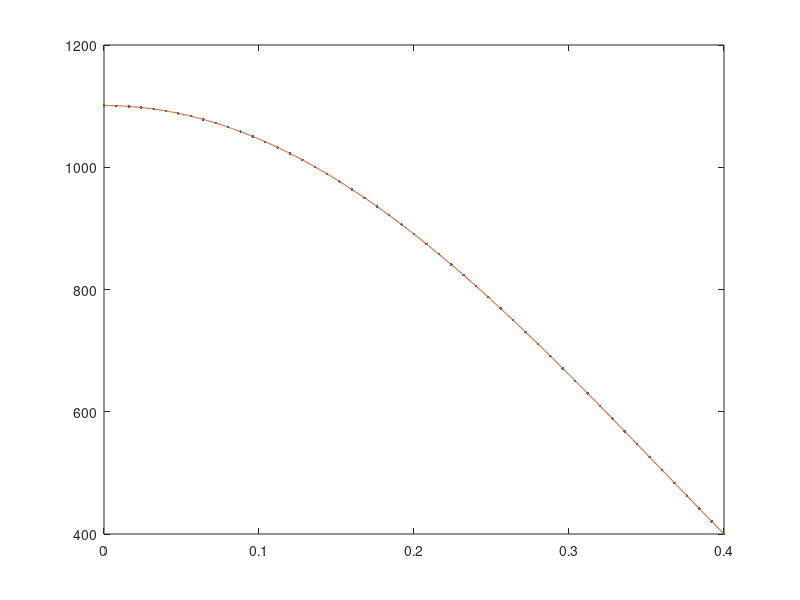
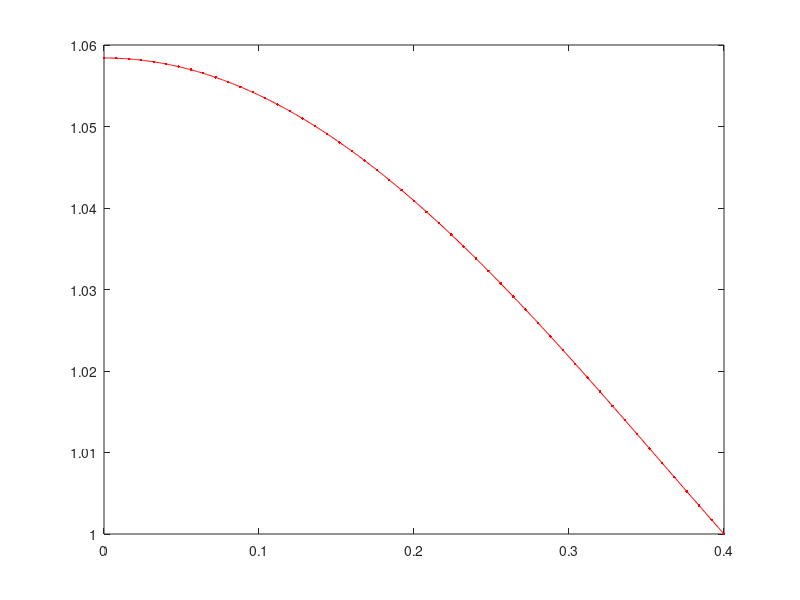

These figures' MATLAB source, in order:
function F=HC

% clear the console screen
clc; close all; 
% make the problem-data a global variable
global dat
% load the data structure with info pertaining to the physical problem
dat.diff=@cond;
dat.siga=@nothing;
dat.esrc=@esrc;
dat.pb_type='hc';
if(strcmp(dat.pb_type,'rad'))
    dat.width=40;
    dat.alpha=4;
else
    dat.width=0.4;
end
bc.left.type=0; %0=neumann, 1=robin, 2=dirichlet
bc.left.C=0; % (that data is C in: -Ddu/dn=C // u/4+D/2du/dn=C // u=C)
bc.rite.type=2;
bc.rite.C=400;
dat.bc=bc; clear bc;

% load the numerical parameters, npar, structure pertaining to numerics
% number of elements
npar.nel = 50;
% domain
npar.x = linspace(0,dat.width,npar.nel+1);
% polynomial degree
npar.porder=1;
% nbr of dofs per variable
npar.ndofs = npar.porder*npar.nel+1;
% for newton's solve
npar.max_newton = 250;
npar.atol_newton = 1e-11;
npar.rtol_newton = 1e-11;
npar.tol_newton_lin = 1e-9;
% 1=numjac  + LU
% 2=numjac  + Gmres
% 3=numjac  + Precond Gmres
% 4=matfree + Gmres
% 5=matfree + Precond Gmres
npar.newton_solve_option = 3;
myoptP=1; 
optP=0;  if(npar.newton_solve_option==3 || npar.newton_solve_option==5), optP=myoptP; end
npar.prec_opt=optP;
% scale variables
npar.scale=1;
dat.bc.left.C=dat.bc.left.C/npar.scale;
dat.bc.rite.C=dat.bc.rite.C/npar.scale;

% connectivity
gn=zeros(npar.nel,npar.porder+1);
gn(1,:)=linspace(1,npar.porder+1,npar.porder+1);
for iel=2:npar.nel
    gn(iel,:)=[gn(iel-1,end) , gn(iel-1,2:end)+npar.porder ];
end
npar.gn=gn; clear gn;

%%%% solve nonlinear forward problem
dat.adjoint=false;
[u,uf,xf] = solve_forward(npar);
% plot
figure(1)
x=linspace(0,dat.width,npar.ndofs);
plot(x,u,'.'); hold on
plot(xf,uf,'-'); hold all
%%% compute QoI:
QoI_forward = QoI(@response,u,npar)

resi = compute_residual(u,npar);
J = compute_jacobian(u,npar,resi);


%%%% solve adjoint problem
dat.adjoint=true;
dat.diff_adjoint=@cond_adj;
dat.esrc_adjoint=@response;
dat.forward_sol=u;
dat.bc.rite.C=1;
[us,usf,xsf] = solve_adjoint(npar);
% plot
figure(2)
plot(x,us,'.r'); hold on
plot(xf,usf,'r-'); hold all
%%% compute QoI
QoI_adjoint = QoI(dat.esrc,us,npar)

resia = compute_residual(us,npar);
Ja = compute_jacobian(us,npar,resia);

QoI_forward-QoI_adjoint

% % % boundary terms
% % [b,dbdx] =feshpln([1],npar.porder);
% % gn    = npar.gn;
% % nel   = npar.nel;
% % % jacobian of the transformation to the ref. element
% % x0=npar.x(nel);
% % x1=npar.x(nel+1);
% % Jac=(x1-x0)/2;
% % % local values
% % local_T         = b(:,:)    * u(gn(nel,:));
% % local_Ts        = b(:,:)    * us(gn(nel,:));
% % local_dTsdx     = dbdx(:,:) * us(gn(nel,:));
% % d=dat.diff([1],local_T)/Jac;
% % local_T*d*local_dTsdx


% % % % verification is always good
% % % u(1)
% % %(5/2*3e11*40^2+400^5)^0.2 % rad
% % %3e4*0.4^2/2/5+400         % cond
% % 
% % % compute the L2 norm of the error
% % % create a high-order quadrature
% % [xq,wq] = GLNodeWt(25);
% % % store shapeset
% % [b,dbdx] = feshpln(xq,npar.porder);
% % local_err = 0;
% % a=[];
% % aa=[];
% % % loop over elements
% % for iel=1:npar.nel
% %     % element extremities
% %     x0=npar.x(iel);
% %     x1=npar.x(iel+1);
% %     % jacobian of the transformation to the ref. element
% %     Jac=(x1-x0)/2;
% %     % get x values in the interval
% %     x=(x1+x0)/2+xq*(x1-x0)/2;
% %     % b and dbdx(:,:) are of size (nbr of xq values) x (porder+1),
% %     % T is of length porder+1, 2/dx is the 1d jacobian
% %     % local_T is of length the # of points in the quadrature
% %     local_T    = b(:,:) * u(npar.gn(iel,:));
% %     if(strcmp(dat.pb_type,'rad'))
% %         local_Exa = ((dat.alpha+1).*(dat.esrc(x,local_T)).*(dat.width^2-x.^2)/2+dat.bc.rite.C^(dat.alpha+1)).^(1/(dat.alpha+1));
% %         a=[a local_Exa'];
% %         aa=[aa x'];
% %     else
% %         kdata=[1.05 2150 200 1];
% %         options = optimset('Display','off');
% %         for i=1:length(x)
% %             ci= @(z)  kdata(1)*(z-dat.bc.rite.C) + kdata(2)* log( (kdata(3)+kdata(4)*z    ) ...
% %                 ./(kdata(3)+kdata(4)*dat.bc.rite.C) )  -3e4*(dat.width^2-x(i)^2)/2;
% %             local_Exa(i,1)=fsolve(ci,dat.bc.rite.C,options);
% %         end
% %         a=[a local_Exa'];
% %         aa=[aa x'];
% %     end
% %     % compute local error
% %     local_err =  local_err + Jac*dot(wq , (local_T-local_Exa).^2 ) ;
% % end    
% % plot(aa,a,'r-')
% % % L2 norm
% % local_err=sqrt(local_err)
% % % L2 norm divided by mesh size ^ (p+1)
% % x0=npar.x(iel);x1=npar.x(iel+1);
% % local_err/(x1-x0)^(npar.porder+1)

return
end

%%%%%%%%%%%%%%%%%%%%%%%%%%%%%%%%%%%%%

function [T,Tf,xf]=solve_forward(npar)

% perform the Newton solve
T = newton(npar);

% finer representation for plotting
[Tf,xf] = finer(T,npar);

% resi = compute_residual(T,npar);
% J = compute_jacobian(T,npar,resi);
% 
% global dat 
% 
% siga_save=dat.siga; dat.siga=@nothing;
% diff_save=dat.diff; dat.diff=@nothing;
% rhs = compute_residual(T,npar);
% 
% dat.siga=siga_save;
% dat.diff=diff_save;

return
end
%%%%%%%%%%%%%%%%%%%%%%%%%%%%%%%%%%%%%

function [Ta,Taf,xf]=solve_adjoint(npar)

% perform the Newton solve
Ta = newton(npar);

% finer representation for plotting
[Taf,xf] = finer(Ta,npar);

return
end

%%%%%%%%%%%%%%%%%%%%%%%%%%%%%%%%%%%%%%%%%%%%%%

function  T=newton(npar)

global dat

% initial guess
if ~dat.adjoint
    T=ones(npar.ndofs,1)*400;
    T=linspace(1000,dat.bc.rite.C,npar.ndofs)';
else
    T=zeros(npar.ndofs,1);
    T=linspace(1000,dat.bc.rite.C,npar.ndofs)';
end
T=T/npar.scale;

% compute the residual
resi = compute_residual(T,npar);
% if dat.adjoint
%      J = compute_jacobian(T,npar,resi);
%      dat.diff_adjoint=@nothing3;
%      rhs = compute_residual(T,npar);
%      dat.diff_adjoint=@cond_adj;
% end
% compute its norm
norm_resi=norm(resi);
% compute stopping criterion
tol_newton = npar.atol_newton + npar.rtol_newton*norm_resi;

eigstudy=false;
if(npar.newton_solve_option>3),eigstudy=false;end

inewton=0;
while (inewton<npar.max_newton && norm_resi>tol_newton)
    inewton=inewton+1;
    fprintf('Newton iteration %i, ',inewton);
    % compute the jacobian matrix
    J = compute_jacobian(T,npar,resi);
    P = compute_precond(T,npar,npar.prec_opt);
    if(eigstudy)
%         P = compute_precond(T,npar,dat,1);
        figure(2)
        subplot(2,1,1);
        eigplot(full(J),2);
        subplot(2,1,2);
        JiP=J*inv(P);
        eigplot(full(JiP),2);
        fprintf('\n\tEst. of cond number for J: %g, \t for JiP: %g\n',condest(J),condest(JiP));
        figure(3);
        subplot(2,1,1);   spy(J);
        subplot(2,1,2);   spy(JiP);
    end
    % newton solve
    switch npar.newton_solve_option
        case {1}
            dT = -J\resi;
        case{2,3}
            % gmres(A,b,restart,tol,maxit,M1,M2,x0)
            restart=[];restart=ceil(length(J)/3);
            tol_newton_lin=npar.tol_newton_lin;
            [dT,flag,relres,iter,resvec] = gmres(J,-resi,restart,tol_newton_lin,[],P,[],[]);
            switch flag
                case{0}
                    fprintf('\tgmres converged');
                case{1}
                    fprintf('\tgmres did not converge');
                case{2}
                    fprintf('\tgmres: ill-conditioned');
                case{3}
                    fprintf('\tgmres stagnation');
            end
            fprintf('\titer statistics in gmres: %i, %i\n',iter(1),iter(2));
        case {4,5}
            restart=10;
            tol_newton_lin=npar.tol_newton_lin;
            [w,flag,relres,iter,resvec] = gmres(@Jv,-resi,restart,tol_newton_lin,150,[],[],[],... % the next line is for @afun arguments
                T,resi,npar,P);
            switch flag
                case{0}
                    fprintf('\tgmres converged');
                case{1}
                    fprintf('\tgmres did not converge');
                case{2}
                    fprintf('\tgmres: ill-conditioned');
                case{3}
                    fprintf('\tgmres stagnation');
            end
            fprintf('\titer statistics in gmres: %i, %i\n',iter(1),iter(2));
            dT=P\w;    
    end
    % new Newton iterate
    T=T+dT;        
    % compute the residual
    resi = compute_residual(T,npar);
    % compute its norm
    norm_resi=norm(resi);
    if(norm_resi<tol_newton)
        fprintf(' CONVERGED with ');
    end
    fprintf('Nonlinear residual error=%g, delta solution %g \n\n',norm_resi,norm(dT));
end

% re-scale
T=T*npar.scale;

return
end

%%%%%%%%%%%%%%%%%%%%%%%%%%%%%%%%%%%%%%%%%%%%%%

function [F]=compute_residual(T,npar)
% assemble the residual and apply BC

% make the problem-data a global variable
global dat

% shortcuts
porder= npar.porder;
gn    = npar.gn;
nel   = npar.nel;
% n: linear system size
n=npar.ndofs;
% allocate memory
F=zeros(n,1);

% compute local matrices
% load Gauss Legendre quadrature (GLQ is exact on polynomials of degree up to 2n-1,
% while using only integrand evaluations (n-point quadrature).
% estimate the max poly order (it comes from the mass matrix  when coef. are
% piecewise constant and the material mesh matches the computational mesh
[xq,wq] = GLNodeWt(2*(porder+1));
% initialize local residual vector
local_res=zeros(porder+1,1);
% store shapeset
[b,dbdx] =feshpln(xq,porder);

% definition of the weak form:
% int_domain (grad u D grad b) - int_bd_domain (b D grad u n) ...
%      + int_domain( XSa u b) = int_domain (b rhs)

% loop over elements
for iel=1:npar.nel
    % element extremities
    x0=npar.x(iel);
    x1=npar.x(iel+1);
    % jacobian of the transformation to the ref. element
    Jac=(x1-x0)/2;
    % get x values in the interval
    x=(x1+x0)/2+xq*(x1-x0)/2;
    % b and dbdx(:,:) are of size (nbr of xq values) x (porder+1),
    % T is of length porder+1, 2/dx is the 1d jacobian
    local_T         = b(:,:)    * T(gn(iel,:));
    local_dTdx      = dbdx(:,:) * T(gn(iel,:));
    s=dat.siga(x,npar.scale*local_T)*Jac;
    if ~dat.adjoint
        d=dat.diff(x,npar.scale*local_T)/Jac;
        q=dat.esrc(x,npar.scale*local_T)*Jac/npar.scale;
    else
        local_T_forward = b(:,:) * dat.forward_sol(gn(iel,:));
        d=dat.diff_adjoint(x,npar.scale*local_T,local_T_forward)/Jac;
        q=dat.esrc_adjoint(x,npar.scale*local_T)*Jac/npar.scale;
    end
    % compute local residual
    for i=1:porder+1
        local_res(i) =  dot(s.*wq.*b(:,i)    , local_T(:)) ...
            + dot(d.*wq.*dbdx(:,i) , local_dTdx(:)) ...
            - dot(q.*wq, b(:,i));
    end
    % assemble
    F(gn(iel,:)) = F(gn(iel,:)) + local_res;
end

% apply natural BC
Dirichlet_nodes=[];
Dirichlet_val=[];
switch dat.bc.left.type
    case 0 % Neumann, int_bd_domain (b D grad u n) is on the RHS
        F(1)=F(1)-dat.bc.left.C;
    case 1 % Robin
        F(1)=F(1)+1/2*T(1);
        F(1)=F(1)-2*dat.bc.left.C;
    case 2 % Dirichlet
        Dirichlet_nodes=[Dirichlet_nodes 1];
        Dirichlet_val=[Dirichlet_val dat.bc.left.C];
end
switch dat.bc.rite.type
    case 0 % Neumann, int_bd_domain (b D grad u n) is on the RHS
        F(n)=F(n)-dat.bc.rite.C;
    case 1 % Robin
        F(n)=F(n)+1/2*T(n);
        F(n)=F(n)-2*dat.bc.rite.C;
    case 2 % Dirichlet
        Dirichlet_nodes=[Dirichlet_nodes n];
        Dirichlet_val=[Dirichlet_val dat.bc.rite.C];
end
% apply Dirichlet BC
for i=1:length(Dirichlet_nodes);% loop on the number of constraints
    id=Dirichlet_nodes(i);      % extract the dof of a constraint
    bcval=Dirichlet_val(i);
    F(id)=T(id)-bcval;         % put the constrained value in the rhs
end

return
end


%%%%%%%%%%%%%%%%%%%%%%%%%%%%%%%%%%%%%%%%%%%%%%

function J=compute_jacobian(x,npar,F)

% make the problem-data a global variable
global dat

% compute Jacobian
n=length(x);
nnz_=(2*npar.porder+1)*npar.nel; % upperbound
J=spalloc(n,n,nnz_);
% choose epsi
epsi=choose_epsi(2,x);
for i = 1:n
    if((i==1 && dat.bc.left.type==2)||(i==n && dat.bc.rite.type==2))
        J(:,i)=0; J(i,i)=1;
        continue
    end
    % choose a component in vector epsi (if it is a vector)
    if(length(epsi)==1)
        i_=1;
    else
        i_=i;
    end
    % perturbation to build numerical Jacobian column by column
    v=zeros(n,1);
    v(i)   = 1;
    x_pert = x + epsi(i_)*v;
    % evaluate perturbed residual
    Feps = compute_residual(x_pert,npar);
    J(:,i) = (Feps - F) /epsi(i_);
end
% add transient + SS contributions
% J=speye(nn)-0.5*dt*J;

return
end

%%%%%%%%%%%%%%%%%%%%%%%%%%%%%%%%%%%%%%%%%%%%%%

function  [out]=Jv(xkrylov,T,F,npar,P)

% make the problem-data a global variable
global dat

if(dat.bc.left.type==2)
    xkrylov(1)=0;
end
if(dat.bc.rite.type==2)
    xkrylov(end)=0;
end
% % choose epsi
% epsi=choose_epsi(3,T,norm(xkrylov));
% if(length(epsi)>1), error('epsi in Jv should be of length 1'); end
% preconditioning step
xkrylov=P\xkrylov;
% choose epsi
epsi=choose_epsi(3,T,norm(xkrylov));
if(length(epsi)>1), error('epsi in Jv should be of length 1'); end
% perturb newton state
T_pert = T + epsi*xkrylov;
% perturbed residual
Feps = compute_residual(T_pert,npar);
% FD formula
out =(Feps - F) /epsi;

return
end

%%%%%%%%%%%%%%%%%%%%%%%%%%%%%%%%%%%%%%%%%%%%%%

function epsi=choose_epsi(opt,vec,norm_kry)

if(nargin==3)
    if(norm_kry<eps),norm_kry=1; end
end
b=sqrt(eps);
switch opt
    case 0
        epsi = b; % returns a scalar
    case 1
        epsi = (1+vec)*b; % returns a vector
    case 2 % column by column
        epsi=b*max(abs(vec),1).*sign_(vec); % returns a vector
    case 3
        if(nargin<3), error('Not enough argument in choose_epsi'); end
        epsi=b/(length(vec)*norm_kry)*norm(1+vec,1); % returns a scalar
end

return
end

%%%%%%%%%%%%%%%%%%%%%%%%%%%%%%%%%%%%%%%%%%%%%%

function sg=sign_(x)

sg=sign(x);
if(x==0), sg=1; end

return
end

%%%%%%%%%%%%%%%%%%%%%%%%%%%%%%%%%%%%%

function [A]=compute_precond(T,npar,optP)
% assemble the P matrix, with various options:
% optP=0: Identity
% optP=1: compute k(T) at quad points
% optP=1a: compute k(T) at quad points using T^(0)
% optP=2: compute kave per element
% optP=2a: compute kave per element using T^(0)
% the options with a are actually managed outside of this function

% make the problem-data a global variable
global dat

if(optP==0)
    A=speye(length(T));
    return
end

% shortcuts
porder= npar.porder;
gn    = npar.gn;
nel   = npar.nel;
% ideally, we would analyze the connectivity to determine nnz
nnz=(porder+1)*nel; %this is an upperbound, not exact
% n: linear system size
n=npar.ndofs;
% allocate memory
A=spalloc(n,n,nnz);
% initialize local matrices/vectors
m=zeros(porder+1,porder+1);
k=m;
local_mat=m;

% compute local matrices
% load Gauss Legendre quadrature (GLQ is exact on polynomials of degree up to 2n-1,
% while using only integrand evaluations (n-point quadrature).
% estimate the max poly order (it comes from the mass matrix  when coef. are
% piecewise constant and the material mesh matches the computational mesh
if(optP==1)
    poly_max=2*(porder+1);
    [xq,wq] = GLNodeWt(poly_max);
    % store shapeset
    [b,dbdx] =feshpln(xq,porder);
else
    poly_max=porder+1;
    [xq,wq] = GLNodeWt(poly_max);
    % store shapeset
    [b,dbdx] =feshpln(xq,porder);
    % compute local matrices + load vector
    for i=1:porder+1
        for j=1:porder+1
            m(i,j)= dot(wq.*b(:,i)    , b(:,j));
            k(i,j)= dot(wq.*dbdx(:,i) , dbdx(:,j));
        end
    end
    % increase quadrature order to compute kave over each element
    poly_max=2*(porder+1);
    [xq,wq] = GLNodeWt(poly_max);
    % store shapeset
    [b,dbdx] =feshpln(xq,porder);
end

% definition of the weak form:
% int_domain (grad u D grad b) - int_bd_domain (b D grad u n) ...
%      + int_domain( XSa u b) = int_domain (b rhs)

% loop over elements
for iel=1:npar.nel
    % element extremities
    x0=npar.x(iel);
    x1=npar.x(iel+1);
    % jacobian of the transformation to the ref. element
    Jac=(x1-x0)/2;
    % get x values in the interval
    x=(x1+x0)/2+xq*(x1-x0)/2;
    if(optP==1)
        % b and dbdx(:,:) are of size (nbr of xq values) x (porder+1),
        local_T    = b(:,:) * T(gn(iel,:));
        s=dat.siga(x,npar.scale*local_T);
        if ~dat.adjoint
            d=dat.diff(x,npar.scale*local_T)/Jac;
        else
            local_T_forward = b(:,:) * dat.forward_sol(gn(iel,:));
            d=dat.diff_adjoint(x,npar.scale*local_T,local_T_forward)/Jac;
        end
        % compute local matrices
        for i=1:porder+1
            for j=1:porder+1
                m(i,j)= dot(s.*wq.*b(:,i)    , b(:,j));
                k(i,j)= dot(d.*wq.*dbdx(:,i) , dbdx(:,j));
            end
        end
        local_mat = m*Jac + k/Jac;
    else
        % first compute ave_cond
        % b and dbdx(:,:) are of size (nbr of xq values) x (porder+1),
        if ~dat.adjoint
            local_T    = b(:,:) * T(gn(iel,:));
            d=dat.diff(x,npar.scale*local_T);
        else
            local_T_forward = b(:,:) * dat.forward_sol(gn(iel,:));
            d=dat.diff_adjoint(x,npar.scale*local_T,local_T_forward)/Jac;
        end
        ave_cond = dot(wq, d)/sum(wq);
        % then compute local mat
        local_mat =  0*m*Jac + ave_cond*k/Jac;
    end
    % assemble
    A(gn(iel,:),gn(iel,:)) = A(gn(iel,:),gn(iel,:)) + local_mat;
end

% apply natural BC
Dirichlet_nodes=[];
Dirichlet_val=[];
switch dat.bc.left.type
    case 0 % Neumann, int_bd_domain (b D grad u n) is on the RHS
%         rhs(1)=rhs(1)+dat.bc.left.C;
    case 1 % Robin
        A(1,1)=A(1,1)+1/2;
%         rhs(1)=rhs(1)+2*dat.bc.left.C;
    case 2 % Dirichlet
        Dirichlet_nodes=[Dirichlet_nodes 1];
        Dirichlet_val=[Dirichlet_val dat.bc.left.C];
end
switch dat.bc.rite.type
    case 0 % Neumann, int_bd_domain (b D grad u n) is on the RHS
%         rhs(n)=rhs(n)+dat.bc.rite.C;
    case 1 % Robin
        A(n,n)=A(n,n)+1/2;
%         rhs(n)=rhs(n)+2*dat.bc.rite.C;
    case 2 % Dirichlet
        Dirichlet_nodes=[Dirichlet_nodes n];
        Dirichlet_val=[Dirichlet_val dat.bc.rite.C];
end
% apply Dirichlet BC
for i=1:length(Dirichlet_nodes);% loop on the number of constraints
    id=Dirichlet_nodes(i);      % extract the dof of a constraint
    bcval=Dirichlet_val(i);
%     rhs=rhs-bcval*A(:,id);  % modify the rhs using constrained value
    A(id,:)=0; % set all the id-th row to zero
    A(:,id)=0; % set all the id-th column to zero (symmetrize A)
    A(id,id)=1;            % set the id-th diagonal to unity
%     rhs(id)=bcval;         % put the constrained value in the rhs
end

return
end

%%%%%%%%%%%%%%%%%%%%%%%%%%%%%%%%%%%%%%%%%%%%%%

function [QoI]=QoI(r,T,npar)
% compute the QoI

% shortcuts
porder= npar.porder;
gn    = npar.gn;
nel   = npar.nel;
% n: linear system size
n=npar.ndofs;

% compute local matrices
% load Gauss Legendre quadrature (GLQ is exact on polynomials of degree up to 2n-1,
% while using only integrand evaluations (n-point quadrature).
% estimate the max poly order (it comes from the mass matrix  when coef. are
% piecewise constant and the material mesh matches the computational mesh
[xq,wq] = GLNodeWt(2*(porder+1));
% initialize local residual vector
local_res=zeros(porder+1,1);
% store shapeset
[b,dbdx] =feshpln(xq,porder);

QoI=0;
% loop over elements
for iel=1:npar.nel
    % element extremities
    x0=npar.x(iel);
    x1=npar.x(iel+1);
    % jacobian of the transformation to the ref. element
    Jac=(x1-x0)/2;
    % get x values in the interval
    x=(x1+x0)/2+xq*(x1-x0)/2;
    % b and dbdx(:,:) are of size (nbr of xq values) x (porder+1),
    % T is of length porder+1, 2/dx is the 1d jacobian
    local_T    = b(:,:) * T(gn(iel,:));
    q=r(x,local_T)*Jac;
    % compute local response
    QoI = QoI +  dot(q.*wq , local_T(:)) ;
end

return
end

%%%%%%%%%%%%%%%%%%%%%%%%%%%%%%%%%%%%%

function [Tf,xf]=finer(T,npar)

cut=10;
% shortcuts
porder= npar.porder;
gn    = npar.gn;
nel   = npar.nel;
% n: linear system size
n=nel*(porder+cut)+1;
% allocate memory
F=zeros(n,1);

xq=linspace(-1,1,porder+1+cut);
[b,dbdx] =feshpln(xq,porder);
% loop over elements
xf=[]; Tf=[];
for iel=1:npar.nel
    % element extremities
    x0=npar.x(iel);
    x1=npar.x(iel+1);
    % get x values in the interval
    x=(x1+x0)/2+xq*(x1-x0)/2;
    % b and dbdx(:,:) are of size (nbr of xq values) x (porder+1),
    % T is of length porder+1, 2/dx is the 1d jacobian
    local_T    = b(:,:) * T(gn(iel,:));
    if(iel==1)
        xf=[xf x];
        Tf=[Tf; local_T];
    else
        xf=[xf x(2:end)];
        Tf=[Tf; local_T(2:end)];
    end
end

return
end

%%%%%%%%%%%%%%%%%%%%%%%%%%%%%%%%%%%%%

function [shapefun,dhdx]=feshpln (xv,p)
% computes the finite element basis functions and their first derivatives
% for any order p
% here, we use Lagrangian FE functions

xd=linspace(-1,1,p+1);

shapefun=zeros(length(xv),p+1);
dhdx    =zeros(length(xv),p+1);

% shape function
for i=1:p+1
    num=1.;
    den=1.;
    for j=1:p+1
        if(j~=i)
            num=num.*(xv-xd(j));
            den=den.*(xd(i)-xd(j));
        end
    end
    shapefun(:,i)=num./den;
end

% derivative of the shape function
for i=1:p+1
    sum=0.;
    den=1.;
    for j=1:p+1
        if(j~=i)
            num=1;
            for k=1:p+1
                if((k~=i)&&(k~=j))
                    num=num.*(xv-xd(k));
                end
            end
            sum=sum+num;
            den=den.*(xd(i)-xd(j));
        end
    end
    dhdx(:,i)=sum./den;
end

return
end

%%%%%%%%%%%%%%%%%%%%%%%%%%%%%%%%%%%%%%

function [x,w] = GLNodeWt(n)
% GLNodeWt  Nodes and weights for Gauss-Legendre quadrature of arbitrary order
%           obtained by solving an eigenvalue problem
%
% Synopsis:  [x,w] = GLNodeWt(n)
%
% Input:     n = order of quadrature rule
%
% Output:    x = vector of nodes
%            w = vector of weights

%  Algorithm based on ideas from Golub and Welsch, and Gautschi.  For a
%  condensed presentation see H.R. Schwarz, "Numerical Analysis: A
%  Comprehensive Introduction," 1989, Wiley.  Original MATLAB
%  implementation by H.W. Wilson and L.H. Turcotte, "Advanced Mathematics
%  and Mechanics Applications Using MATLAB," 2nd ed., 1998, CRC Press

beta   = (1:n-1)./sqrt(4*(1:n-1).^2 - 1);
J      = diag(beta,-1) + diag(beta,1);    % eig(J) needs J in full storage
[V,D]  = eig(J);
[x,ix] = sort(diag(D));  %  nodes are eigenvalues, which are on diagonal of D
w      = 2*V(1,ix)'.^2;  %  V(1,ix)' is column vector of first row of sorted V

return
end

%%%%%%%%%%%%%%%%%%%%%%%%%%%%%%%%%%%%%
function y=cond(x,T)
% conductivity function. may depend on space and temperature

% make the problem-data a global variable
global dat

if(strcmp(dat.pb_type,'rad'))
    y=T.^dat.alpha;
else
    kdata=[1.05 2150 200 1];
    % kdata=[5 0 200 1];
    y = kdata(1) + kdata(2)./( kdata(3)+kdata(4)*T);
end

return
end
%%%%%%%%%%%%%%%%%%%%%%%%%%%%%%%%%%%%%
function y=cond_adj(x,T,Tforward)
% conductivity function used in adjoint eqs.
y=cond(x,Tforward);
% y(:)=1;
return
end
%%%%%%%%%%%%%%%%%%%%%%%%%%%%%%%%%%%%%
function y=diffu(x,T)
y=1+0*0.5*x.^2;
return
end
%%%%%%%%%%%%%%%%%%%%%%%%%%%%%%%%%%%%%
function y=siga(x,T)
y=x;
return
end
%%%%%%%%%%%%%%%%%%%%%%%%%%%%%%%%%%%%%
function y=nothing(~,~)
y=0;
return
end
%%%%%%%%%%%%%%%%%%%%%%%%%%%%%%%%%%%%%
function y=nothing3(~,~,~)
y=0;
return
end
%%%%%%%%%%%%%%%%%%%%%%%%%%%%%%%%%%%%%
function y=esrc(x,T)

% make the problem-data a global variable
global dat

if(strcmp(dat.pb_type,'rad'))
    y=3e11;
else
    y=3e4;
end

return
end
%%%%%%%%%%%%%%%%%%%%%%%%%%%%%%%%%%%%%
function y=response(x,T)
global dat
y=1/dat.width;
return
end
%%%%%%%%%%%%%%%%%%%%%%%%%%%%%%%%%%%%%
